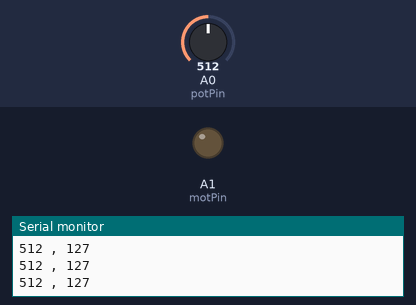
The sketch below on a simulated Arduino Uno, built with avr-gcc and run on an emulated ATmega328P. On the bench: output pins drawn as LEDs (lit = HIGH), the last lines printed to the serial monitor. The test bench sets the inputs (shaded band); at power-on: A0 (potPin) = 512.

Above: at 1.2 s.
1.3 s: A0 (potPin) set to 525
At 2.0 s:
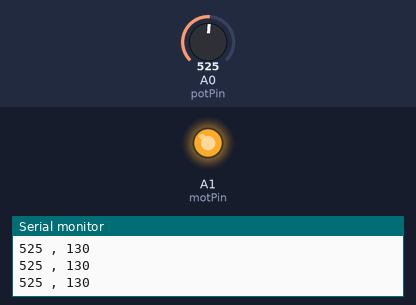
2.8 s: A0 (potPin) set to 511
At 3.1 s:
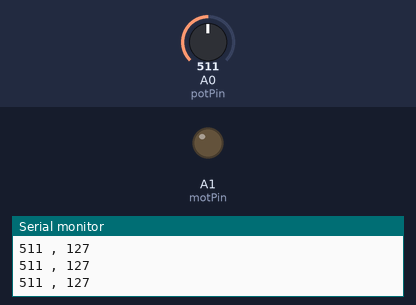
4.3 s: A0 (potPin) set to 716
At 5.4 s:
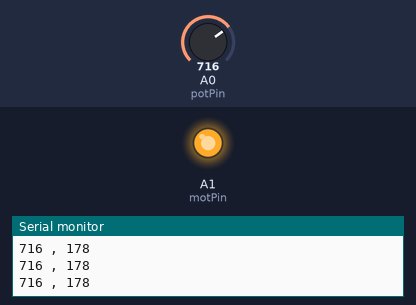
Timing chart, 0 to 7.3 s (numbered marks = the images above; inputs shaded):
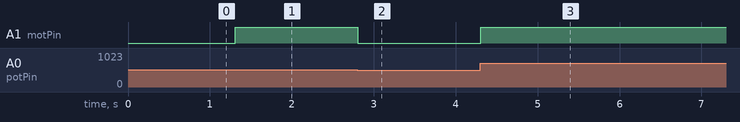

The sketch:

bjt_120.ino
```cpp
int potPin = A0;
int motPin = A1;

void setup () {
  Serial.begin (9600);
  pinMode (motPin, OUTPUT);
  Serial.print ("pot value");
  Serial.print (" , ");
  Serial.println (" mot value");
}
void loop () {
  int potValue = analogRead (potPin);
  int motValue = map (potValue, 0, 1023, 0, 255);
  analogWrite (motPin, motValue);
  Serial.print (potValue);
  Serial.print (" , ");
  Serial.println (motValue);
}
```

Measured:
- the behaviour switches between 513 and 514 on A0 (potPin) (found by bisection; images 0 and 1)
- after the input at 1.3 s, A1 (motPin): LOW → HIGH at once
- after the input at 2.8 s, A1 (motPin): HIGH → LOW at once
- after the input at 4.3 s, A1 (motPin): LOW → HIGH at once
